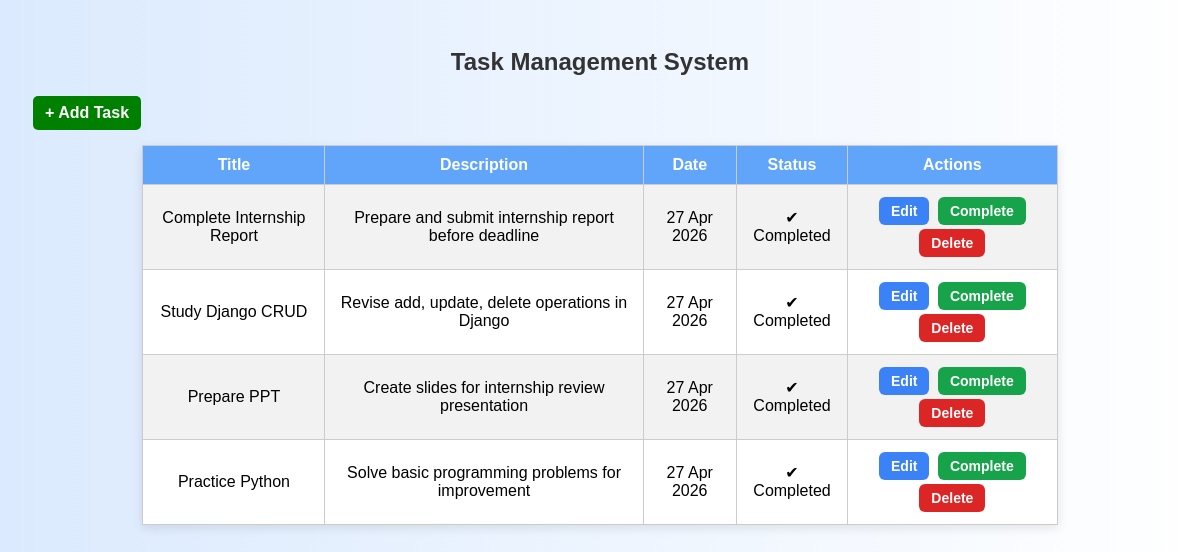
The page / on the database its author committed.
### employee_app/models.py (models this page shows, shortened)
class Task(models.Model):
    title = models.CharField(max_length=100)
    description = models.TextField()
    status = models.BooleanField(default=False)
    created_at = models.DateTimeField(auto_now_add=True)

### employee_app/views.py (the view)
# urls.py: path('', views.task_list, name='task_list'),
def task_list(request):
    tasks = Task.objects.all()
    return render(request, 'task_list.html', {'tasks': tasks})

### employee_app/templates/task_list.html (shortened to what this page needs)
<!DOCTYPE html>
<html lang="en">
<head>
    {% load static %}
    <link rel="stylesheet" href="{% static 'employee_app/css/style.css' %}">
</head>
<body>
    <h2>Task Management System</h2>
    <a href="{% url 'add_task' %}" class="add-btn">+ Add Task</a>
    <table>
<tr>
    <th>Title</th>
    <th>Description</th>
    <th>Date</th>
    <th>Status</th>
    <th>Actions</th>
</tr>
{% for task in tasks %}
<tr>
    <td>{{ task.title }}</td>
    <td>{{ task.description }}</td>
    <td>{{ task.created_at|date:"d M Y" }}</td>
    <td>
        {% if task.status %}
            ✔ Completed
        {% else %}
            ⏳ Pending
        {% endif %}
    </td>
<td>
    <a href="{% url 'update_task' task.id %}" class="btn edit">Edit</a>
    <a href="{% url 'complete_task' task.id %}" class="btn complete">Complete</a>
    <a href="/delete/{{ task.id }}"
       class="btn delete"
       onclick="return confirm('Are you sure you want to delete this task?');">
       Delete
    </a>
</td>
</tr>
{% endfor %}
</table>
</body>
</html>

### employee_app/static/employee_app/css/style.css (style rules this page uses)
body { font-family: Arial, sans-serif; background: linear-gradient(to right, #dbeafe, #ffffff); padding: 20px; }
h2 { text-align: center; color: #333; }
a { text-decoration: none; margin: 0 5px; font-weight: bold; }
.add-btn { display: inline-block; margin-bottom: 15px; padding: 8px 12px; background-color: green; color: white; border-radius: 5px; cursor: pointer; }
table { width: 80%; margin: auto; border-collapse: collapse; background: white; box-shadow: 0px 3px 10px rgba(0,0,0,0.1); }
th, td { padding: 10px; border: 1px solid #ccc; text-align: center; }
th { background-color: #60a5fa; color: white; }
tr:nth-child(even) { background-color: #f2f2f2; }
.btn { padding: 6px 12px; border-radius: 6px; color: white; text-decoration: none; margin: 2px; display: inline-block; font-size: 14px; cursor: pointer; transition: all 0.3s ease; }
.edit { background-color: #3b82f6; }
.complete { background-color: #16a34a; }
.delete { background-color: #dc2626; }

### rows shown on the page
Task: title "Complete Internship Report", description "Prepare and submit internship report before deadline", created_at "27 Apr 2026", status "✔ Completed"
Task: title "Study Django CRUD", description "Revise add, update, delete operations in Django", created_at "27 Apr 2026", status "✔ Completed"
Task: title "Prepare PPT", description "Create slides for internship review presentation", created_at "27 Apr 2026", status "✔ Completed"
Task: title "Practice Python", description "Solve basic programming problems for improvement", created_at "27 Apr 2026", status "✔ Completed"
